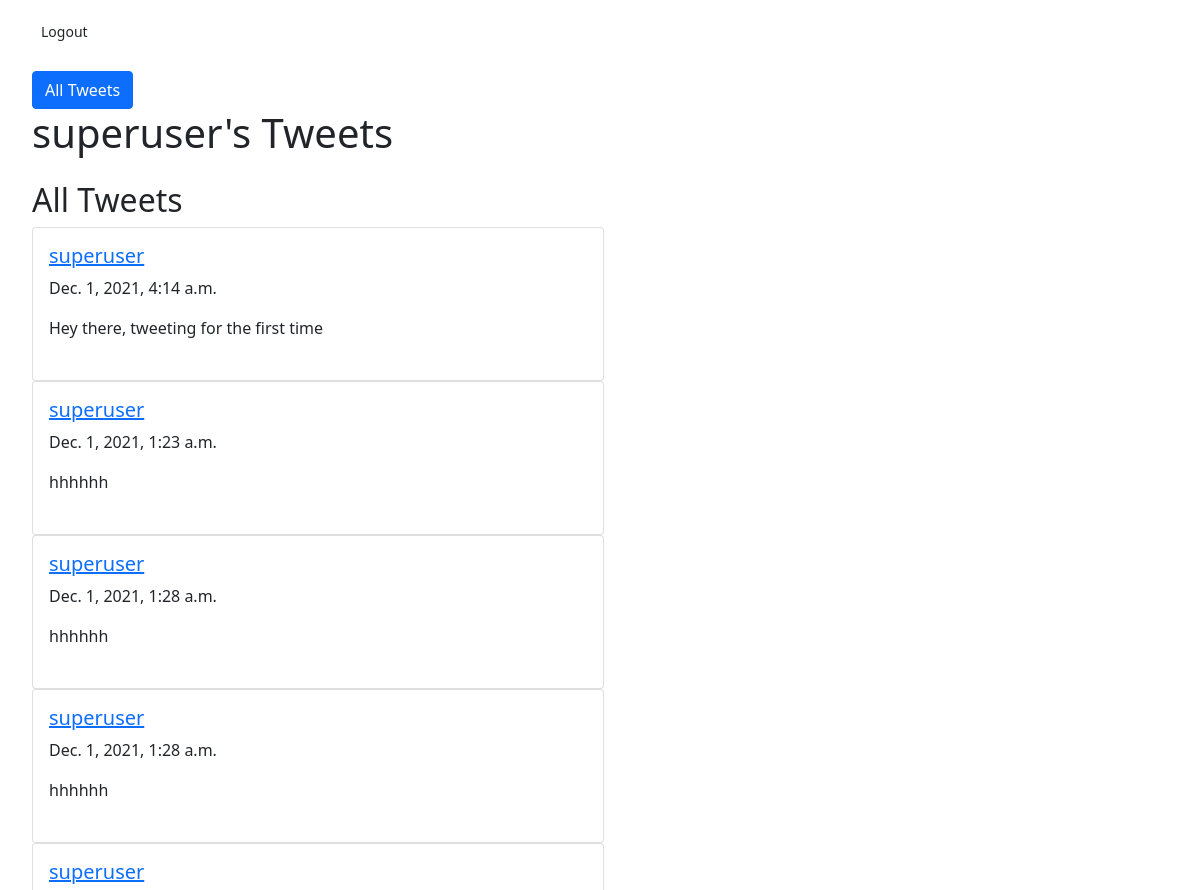
/profile?id=1 (upper part), run on an earlier commit of the app's database.
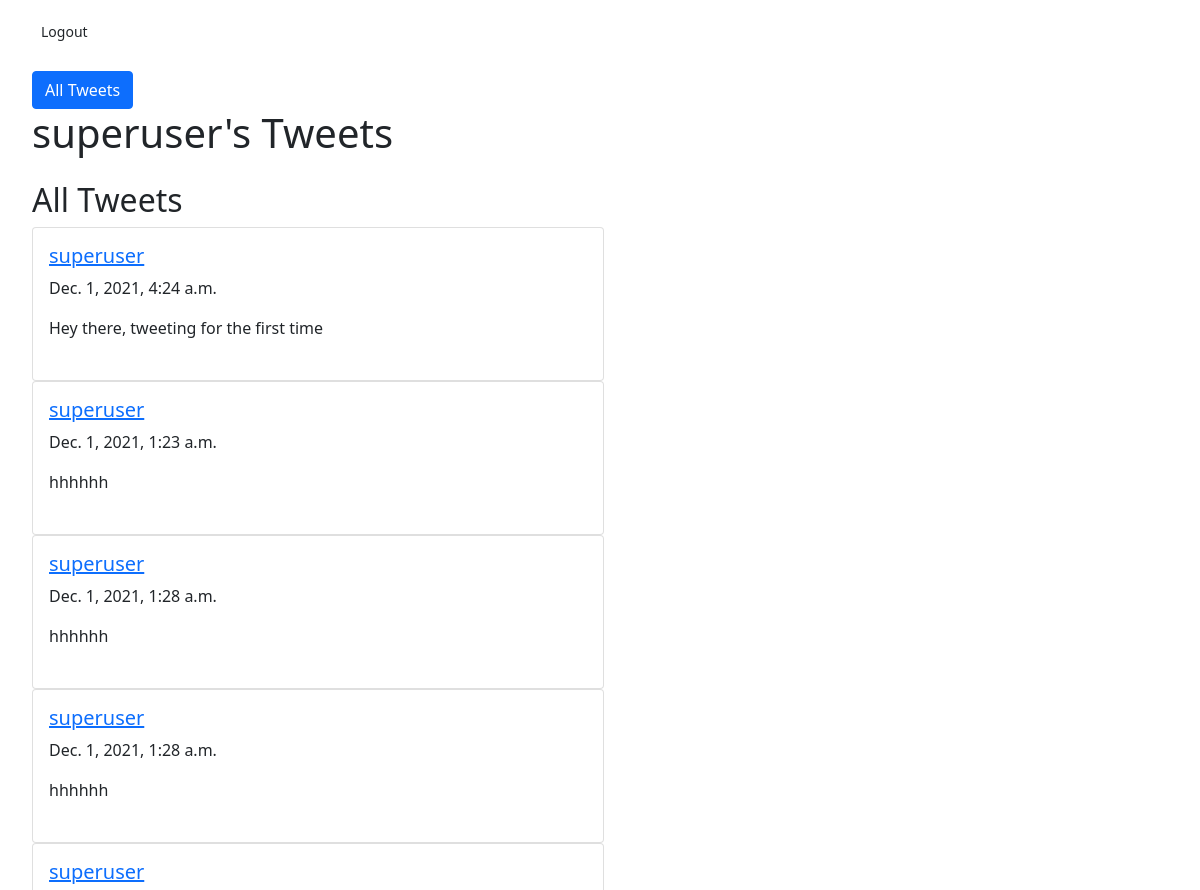
And on a later commit of the database.
### tweeterApp/models.py (models this page shows)
class Tweet(models.Model):
  body = models.TextField()
  timestamp = models.DateTimeField(auto_now = True)
  author = models.ForeignKey(User, on_delete = models.DO_NOTHING)
  likes = models.IntegerField(default = 0)

### tweeterApp/views.py (the view)
# urls.py: path('profile', profile, name='profile'),
def profile(request):
  author = Tweet.objects.get(id=request.GET['id']).author
  print(author)
  tweets = Tweet.objects.filter(author=author)
  return render(request, 'profile.html', {"tweets": tweets, "author": author}) #want to pass in the tweets for this user

### tweeterApp/templates/profile.html (shortened to what this page needs)
<!doctype html>
<html lang="en">
  <head>
    <link href="https://cdn.jsdelivr.net/npm/bootstrap@5.1.3/dist/css/bootstrap.min.css" rel="stylesheet">
  </head>
  <body style="margin-left: 2rem; margin-top: 1rem">
    <div>
      <a class="btn btn-sm" href="logout">Logout</a>
      <a class="btn btn-primary" href="home">All Tweets</a>
      <h1>{{author}}'s Tweets</h1>
    </div>
    <div class="row align-items-start">
      <div class="col-md-6">
        <h2 style="margin-top: 1rem">All Tweets</h2>
        {% for tweet in tweets %}
        <div class="col-md-12">
          <div class="card">
            <div class="card-body">
              <h5><a href="profile?id={{tweet.id}}">{{tweet.author}}</a></h5>
              <p>{{tweet.timestamp}}</p>
              {{tweet.body}}
              <br></br>
            </div>
          </div>
        </div>
        {% endfor %}
      </div>
    </div>
  </body>
</html>

What changed in the data, as far as the page shows it:
changed Tweet "Hey there, tweeting for the first time": timestamp "Dec. 1, 2021, 4:14 a.m." → "Dec. 1, 2021, 4:24 a.m."
